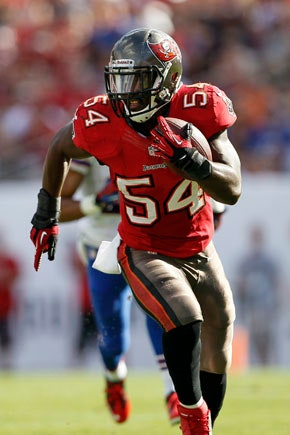
#> input picture Session2/images/person/football_player_12229.jpg, 290 x 435 px, given in place of robot_video_2.mp4, which was not available
$ python extract_frames.py
#> lines starting #> are read from the running program, lines starting #| are printed output that depends on the picture
from pathlib import Path
import cv2
import os
import numpy as np

DATASET_ROOT = "images/robot"
OUTPUT_DIR = Path(__file__).parent.resolve() / DATASET_ROOT

def extract_diverse_frames(video_path, output_dir=OUTPUT_DIR,
                           frame_name = "",
                           min_diff=0.5, min_skip=100):
    """ Extracts frames from a given video.

        Parameters
        ----------
        video_path : str
            Path to the video
        min_skip : num, optional
            Minimum number of distance between frames, to avoid consecutive sampling
        min_diff : num, optional
            Minimum mean difference ratio, an additional technique to avoid similar frames
    """
#> called with video_path = 'videos/robot_video_2.mp4', frame_name = 'robot', min_diff = 0.5, min_skip = 100
    vc = cv2.VideoCapture(video_path)
    if not vc.isOpened():
        print("Error opening video file")
        return

    os.makedirs(output_dir, exist_ok=True)

    # take video name as frame base name
    frame_name_base = frame_name if frame_name else (video_path.split("/")[-1]).split(".")[0]

    frame_count = 0
    saved_count = 0
    last_saved_frame = None

    while True:
        ret, frame = vc.read()
#> frame is the input picture: shape (435, 290, 3); mean B, G, R 100.4, 107.7, 128.5
        if not ret:
            break

        if frame_count % min_skip == 0:
            frame_name = output_dir / f"{frame_name_base}_{frame_count:6d}.jpg"

            if last_saved_frame is None:
                cv2.imwrite(f"{frame_name}", frame)
                last_gray_frame = cv2.cvtColor(frame, cv2.COLOR_BGR2GRAY)
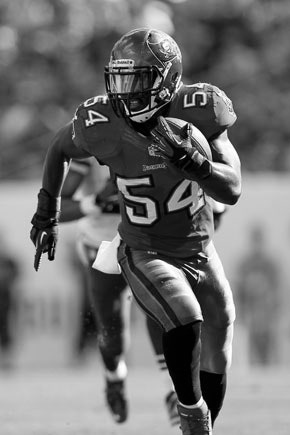
#> last_gray_frame: shape (435, 290); min 0, max 255, mean 113.1
            else:
                gray_current = cv2.cvtColor(frame, cv2.COLOR_BGR2GRAY)

                diff = cv2.absdiff(gray_current, last_gray_frame)
                diff_ratio = np.mean(diff) / 255.0

                if diff_ratio > min_diff:
                    cv2.imwrite(f"{frame_name}", frame)
                    last_gray_frame = cv2.cvtColor(frame, cv2.COLOR_BGR2GRAY)

            saved_count += 1

        frame_count += 1

    vc.release()
    print(f"Saved {saved_count} diverse frames out of {frame_count} total frames")

if __name__=="__main__":
    # extract_diverse_frames("videos/robot_video_1.mp4", frame_name="robot")
    extract_diverse_frames("videos/robot_video_2.mp4", frame_name="robot")

$ run again, on Session2/images/person/football_player_77080.jpg
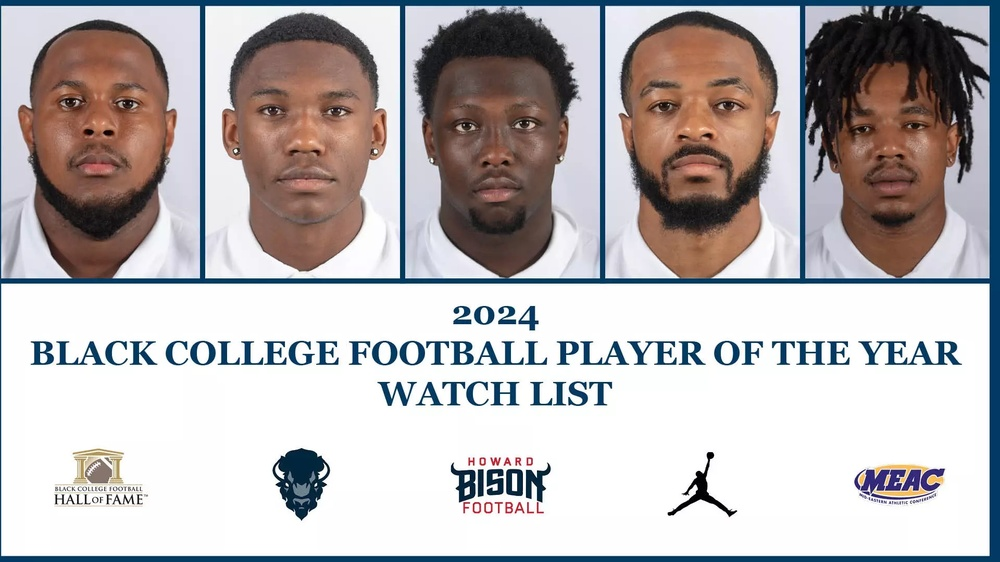
#> input picture Session2/images/person/football_player_77080.jpg, 1000 x 562 px, shrunk from 1920 x 1080 before the run, given in place of robot_video_2.mp4, which was not available
#> in extract_diverse_frames, frame is the input picture: shape (562, 1000, 3); mean B, G, R 181.5, 180.7, 185.9
#> in extract_diverse_frames, `last_gray_frame = cv2.cvtColor(frame, cv2.COLOR_BGR2GRAY)`:
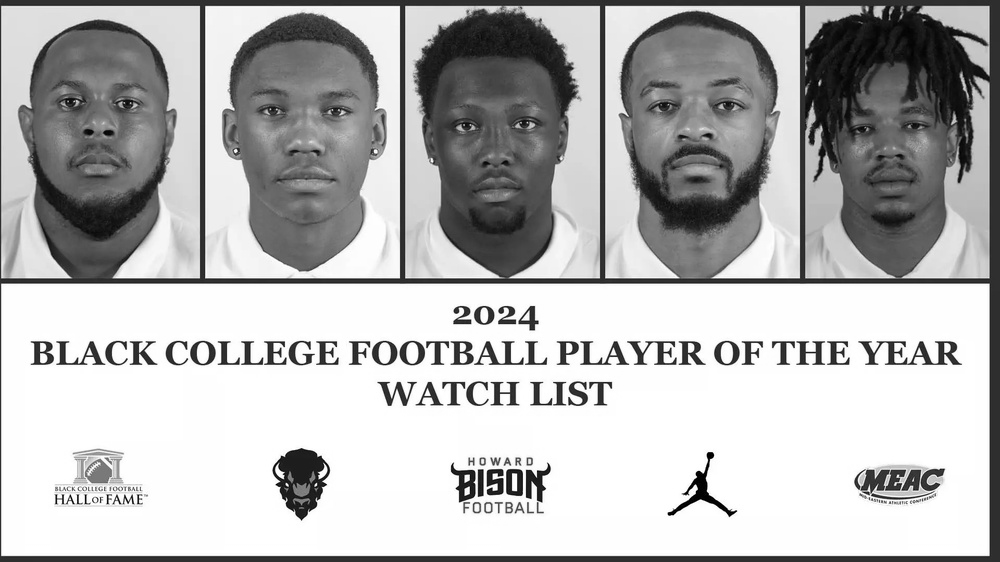
#> last_gray_frame: shape (562, 1000); min 0, max 255, mean 182.3

$ run again, on Session2/images/person/football_player_77972.jpg
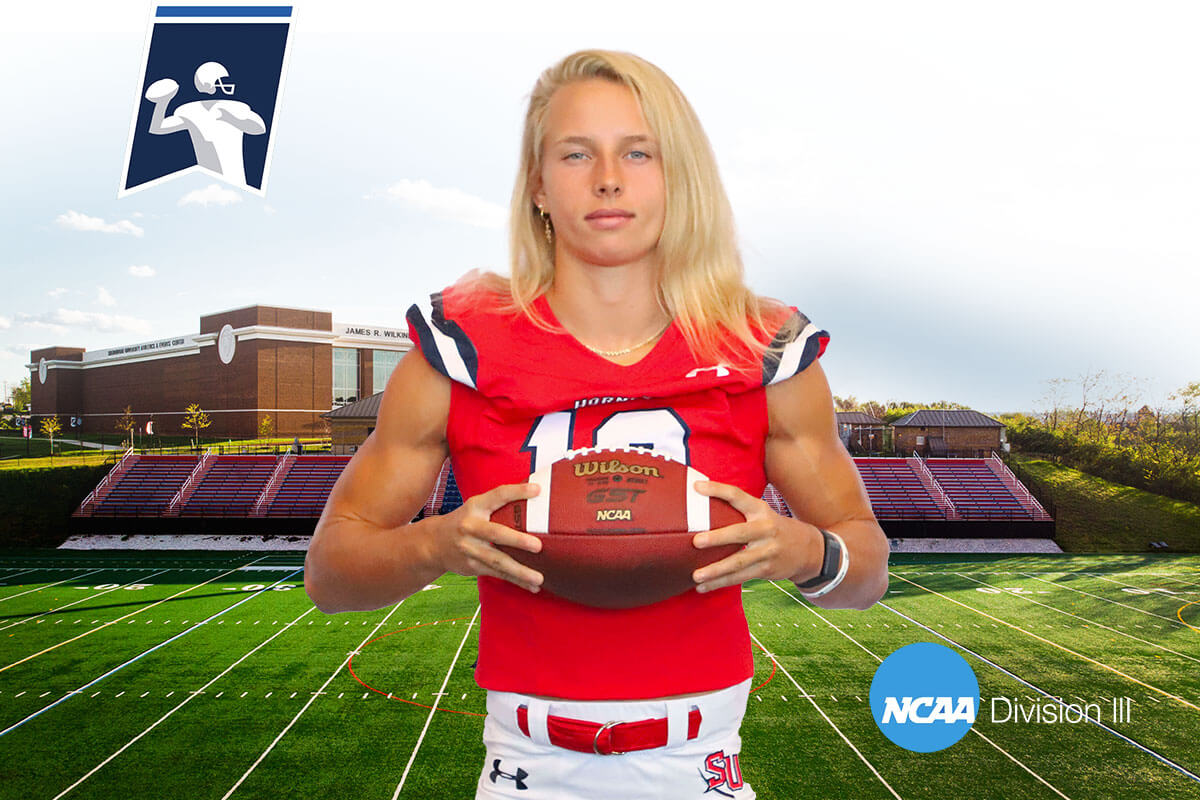
#> input picture Session2/images/person/football_player_77972.jpg, 1200 x 800 px, given in place of robot_video_2.mp4, which was not available
#> in extract_diverse_frames, frame is the input picture: shape (800, 1200, 3); mean B, G, R 134.1, 152, 170.5
#> in extract_diverse_frames, `last_gray_frame = cv2.cvtColor(frame, cv2.COLOR_BGR2GRAY)`:
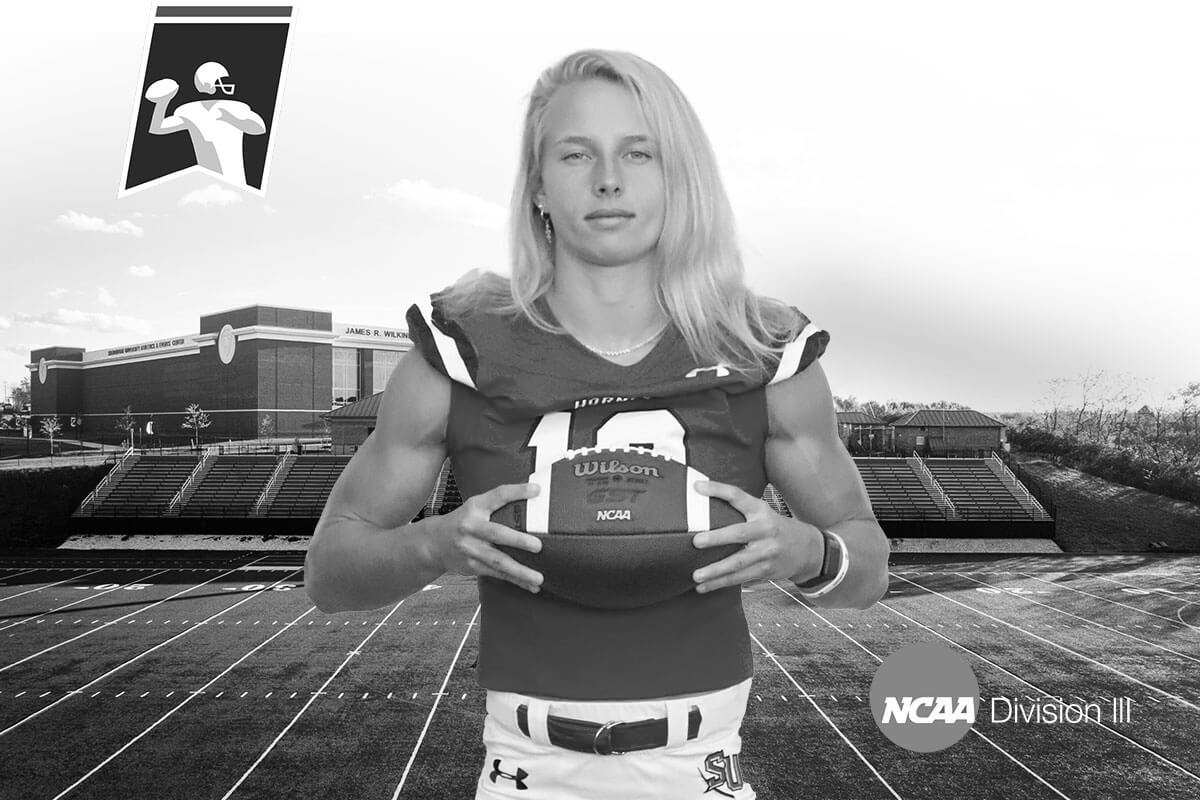
#> last_gray_frame: shape (800, 1200); min 0, max 255, mean 155.5

$ run again, on Session2/images/person/football_player_78359.jpg
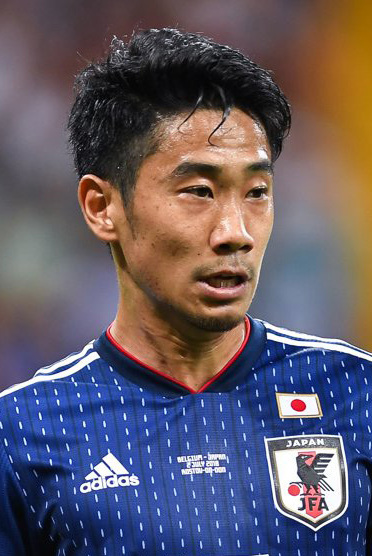
#> input picture Session2/images/person/football_player_78359.jpg, 372 x 556 px, given in place of robot_video_2.mp4, which was not available
#> in extract_diverse_frames, frame is the input picture: shape (556, 372, 3); mean B, G, R 102.5, 90.2, 98.4
#> in extract_diverse_frames, `last_gray_frame = cv2.cvtColor(frame, cv2.COLOR_BGR2GRAY)`:
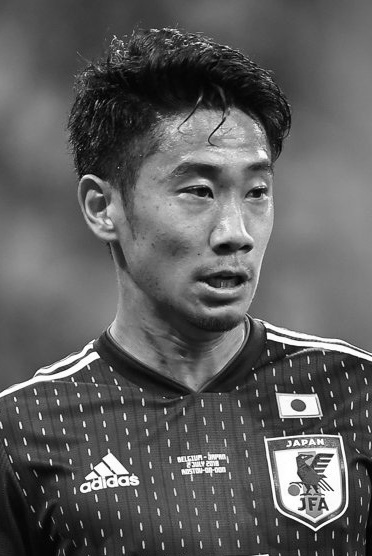
#> last_gray_frame: shape (556, 372); min 0, max 255, mean 94
